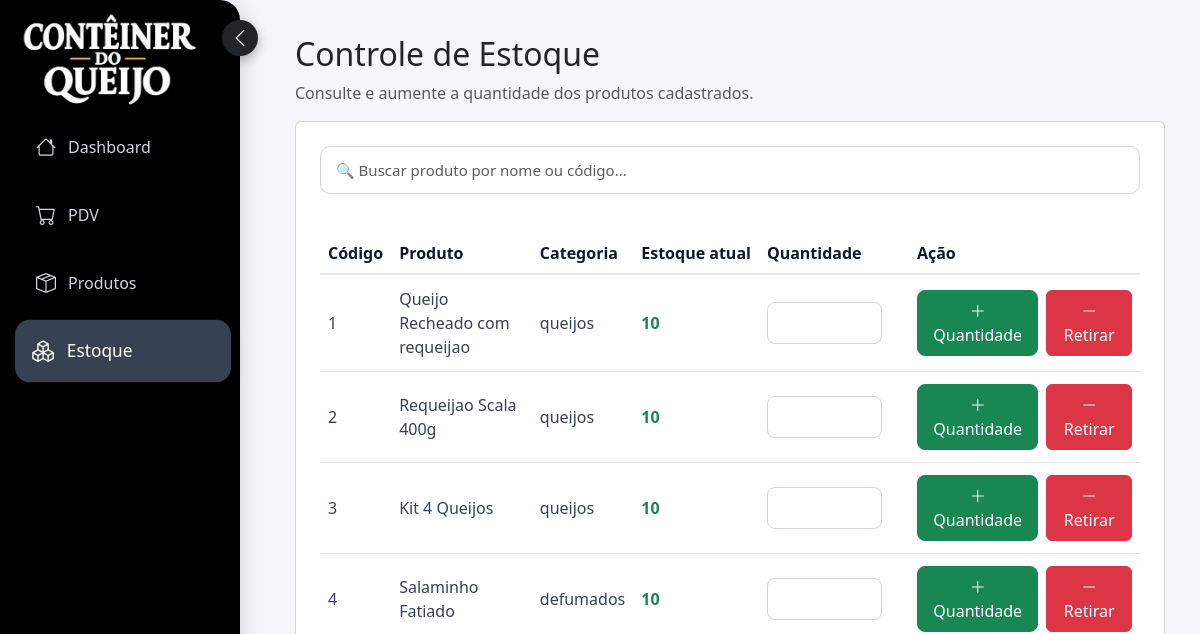
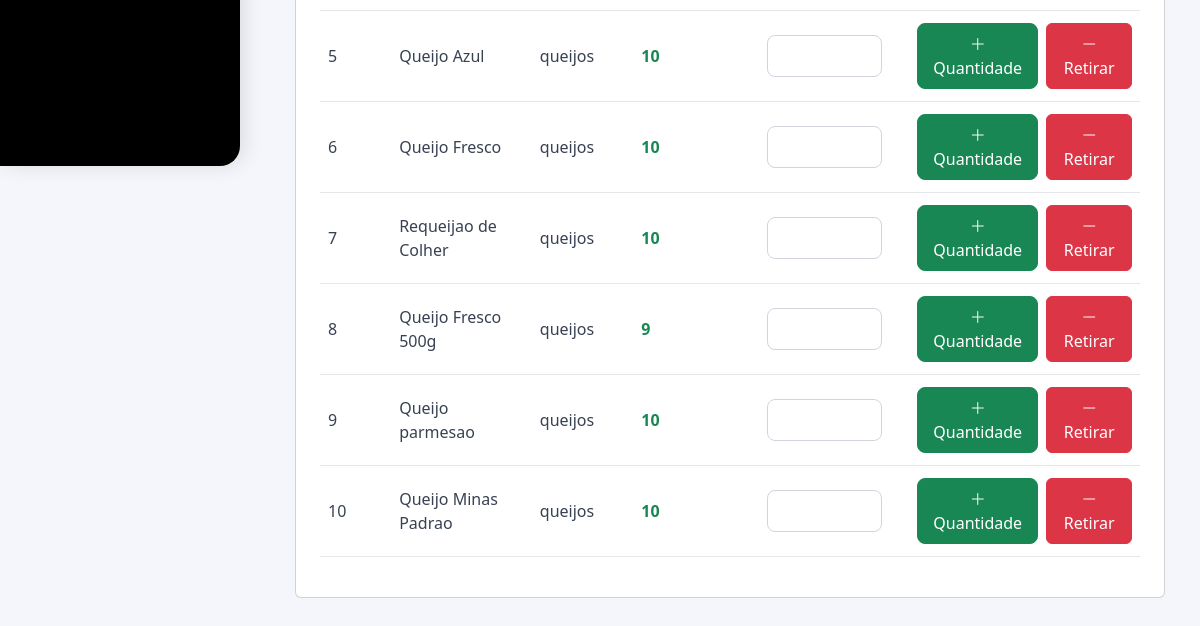
The page /PDV/estoque.php on the database as committed earlier (2 pictures, top to bottom).
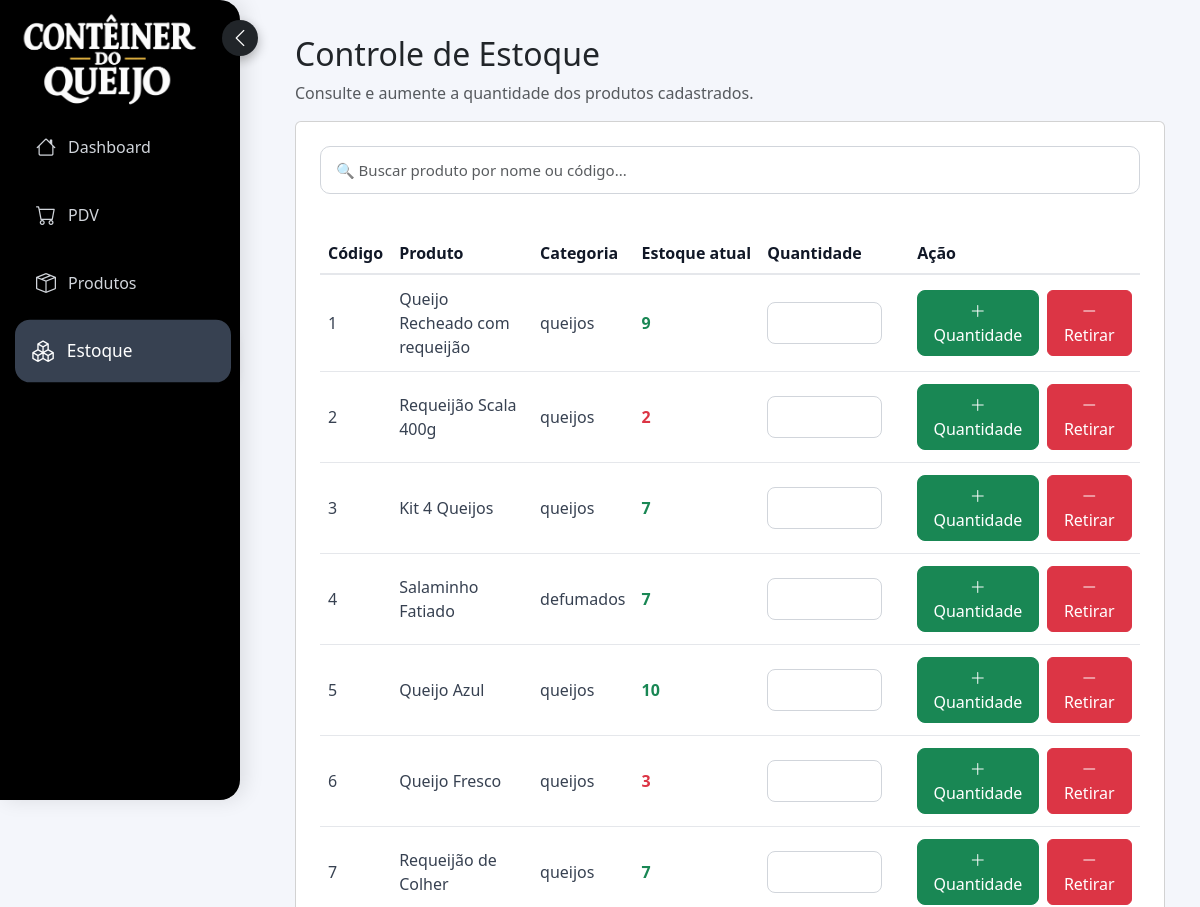
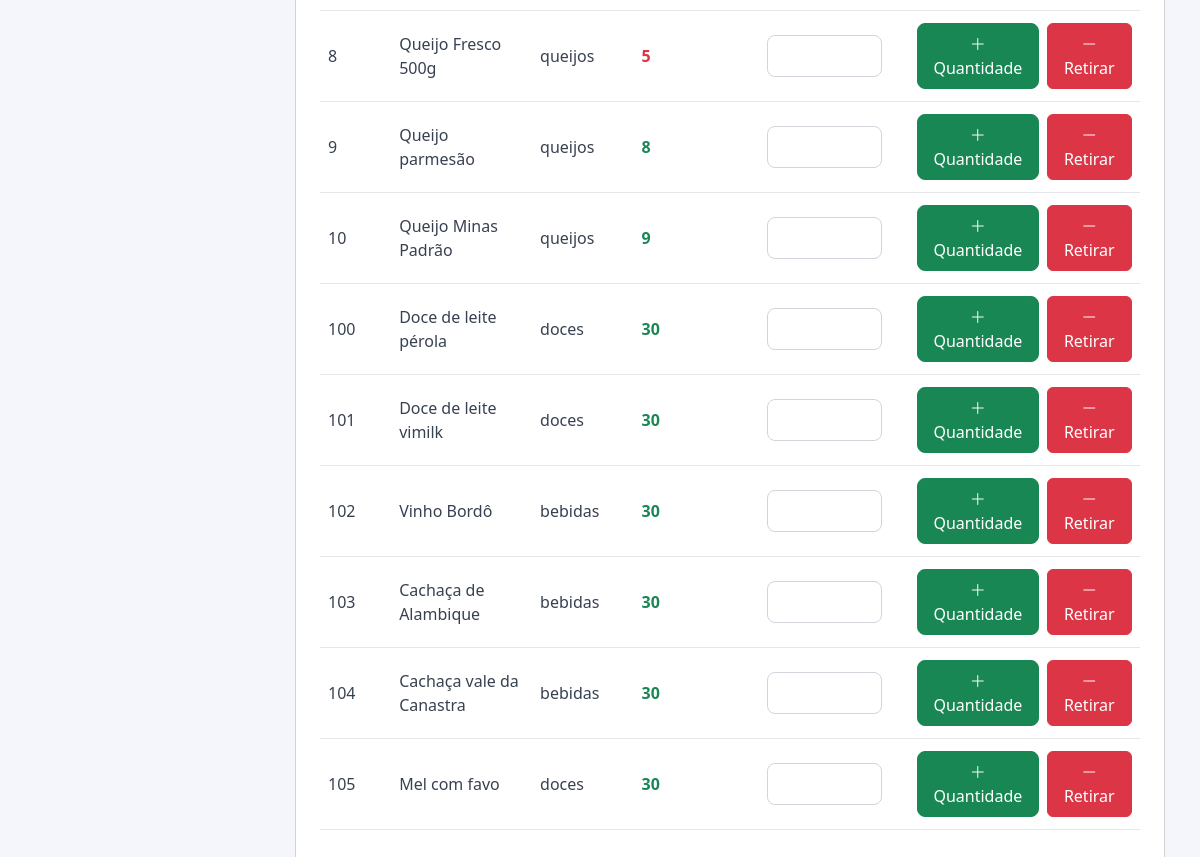
The same page on the database as committed later (2 pictures, top to bottom).
### tables this page shows
CREATE TABLE IF NOT EXISTS `produtos` (
  `idProduto` int NOT NULL AUTO_INCREMENT,
  `nome` varchar(255) DEFAULT NULL,
  `codigoDeBarras` int DEFAULT NULL,
  `valor` float(10,2) DEFAULT NULL,
  `validade` date DEFAULT NULL,
  `estoque` int DEFAULT NULL,
  `Armazenamento` enum('Refrigerado','Normal') NOT NULL,
  `categoria` enum('frios','defumados','doces','bebidas','queijos') NOT NULL,
  `imagem` varchar(255) DEFAULT NULL,
  `idFornecedor` int DEFAULT NULL,
  PRIMARY KEY (`idProduto`),
  UNIQUE KEY `uq_produtos_codigo_barras` (`codigoDeBarras`),
  KEY `idFornecedor` (`idFornecedor`)
);

### PDV/estoque.php (the view, shortened to what this page needs)
<?php
include 'conexao.php';
$sql = "
    SELECT
        idProduto,
        nome,
        codigoDeBarras,
        categoria,
        estoque
    FROM produtos
    ORDER BY codigodebarras ASC
";
$resultado = mysqli_query($conn, $sql);
?>
<!DOCTYPE html>
<html lang="pt-br">
<head>
    <link href="https://cdn.jsdelivr.net/npm/bootstrap@5.3.0/dist/css/bootstrap.min.css" rel="stylesheet">
<link rel="stylesheet"
href="https://cdn.jsdelivr.net/npm/bootstrap-icons@1.11.3/font/bootstrap-icons.min.css">
<link rel="stylesheet" href="css/estilo.css">
</head>
<body>
<div class="sidebar">
    <h2>
        <img id="logo" src="../imagens/logo.jpeg" style="height: 100px; width: 180px; margin-left: 0px; margin-right: 0px; margin-top: -20px;">
        <button
    type="button"
    class="botao-sidebar"
    onclick="alternarSidebar()"
    title="Ocultar menu"
>
    <i class="bi bi-chevron-left"></i>
</button>
    </h2>
    <a href="index.php">
        <i class="bi bi-house"></i>
        Dashboard
    </a>
    <a href="pdv.html">
        <i class="bi bi-cart"></i>
        PDV
    </a>
    <a href="produtos.html">
        <i class="bi bi-box-seam"></i>
        Produtos
    </a>
    <a href="estoque.php" class='ativo'>
        <i class="bi bi-boxes"></i>
        Estoque
    </a>
</div>
<div class="content">
    <h2>Controle de Estoque</h2>
    <p class="text-muted">
        Consulte e aumente a quantidade dos produtos cadastrados.
    </p>
    <div class="card p-4">
        <div class="mb-4">
            <input
                type="text"
                id="busca"
                class="form-control"
                placeholder="🔍 Buscar produto por nome ou código..."
                onkeyup="filtrarProdutos()"
            >
        </div>
        <div class="table-responsive">
            <table class="table table-hover align-middle">
                <thead>
                    <tr>
                        <th>Código</th>
                        <th>Produto</th>
                        <th>Categoria</th>
                        <th>Estoque atual</th>
                        <th>Quantidade</th>
                        <th>Ação</th>
                    </tr>
                </thead>
                <tbody id="tabelaProdutos">
                <?php
                if ($resultado && mysqli_num_rows($resultado) > 0) {
                    while ($produto = mysqli_fetch_assoc($resultado)) {
                        ?>
                        <tr>
                            <td>
                                <?= htmlspecialchars($produto['codigoDeBarras']) ?>
                            </td>
                            <td>
                                <?= htmlspecialchars($produto['nome']) ?>
                            </td>
                            <td>
                                <?= htmlspecialchars($produto['categoria']) ?>
                            </td>
                            <td>
                                <span
                                    class="<?= $produto['estoque'] <= 5
                                        ? 'estoque-baixo'
                                        : 'estoque-normal' ?>"
                                >
                                    <?= $produto['estoque'] ?>
                                </span>
                            </td>
                            <td style="width: 150px;">
                                <input
                                    type="number"
                                    min="1"
                                    class="form-control quantidade-adicionar"
                                    placeholder=""
                                >
                            </td>
                            <td>
    <div class="d-flex gap-2">
        <button
            type="button"
            class="btn btn-success"
            onclick="adicionarEstoque(
                <?= $produto['idProduto'] ?>,
                this
            )"
        >
            <i class="bi bi-plus-lg"></i>
            Quantidade
        </button>
        <button
            type="button"
            class="btn btn-danger"
            onclick="retirarEstoque(
                <?= $produto['idProduto'] ?>,
                this
            )"
        >
            <i class="bi bi-dash-lg"></i>
            Retirar
        </button>
    </div>
</td>
                        </tr>
                        <?php
                    }
                }
                ?>
                </tbody>
            </table>
        </div>
    </div>
</div>
</body>
</html>
</body>
</html>

### PDV/estilo.css (style rules this page uses)
.btn { transition: all 0.2 ease; }
body { overflow-x: hidden; }
.card { transition: 0.3s; }

### PDV/estoque.php (style rules this page uses)
body { margin: 0; background: #f4f6fb; font-family: 'Segoe UI', sans-serif; }
.sidebar { width: 240px; height: 100vh; position: fixed; background: linear-gradient( black ); padding: 30px 20px; border-radius: 0 20px 20px 0; box-shadow: 5px 0 20px rgba(0,0,0,0.1); }
.sidebar { width: 240px; height: 100vh; position: fixed; left: 0; top: 0; background: black; padding: 30px 20px; border-radius: 0 20px 20px 0; box-shadow: 5px 0 20px rgba(0,0,0,0.1); z-index: 1000; transition: transform 0.3s ease; }
.botao-sidebar { position: absolute; top: 20px; right: -18px; width: 36px; height: 36px; border: none; border-radius: 50%; background: #212529; color: white; display: flex; align-items: center; justify-content: center; cursor: pointer; box-shadow: 0 4px 12px rgba(0,0,0,0.3); transition: 0.3s; z-index: 1001; }
.sidebar a { display: flex; align-items: center; gap: 12px; color: #d1d5db; padding: 14px 16px; text-decoration: none; border-radius: 14px; margin-bottom: 10px; transition: 0.3s; font-size: 16px; }
.sidebar a.ativo { background: #374151; color: white; transform: scale(1.08); position: relative; z-index: 10; box-shadow: 0 6px 15px rgba(0, 0, 0, 0.25); margin-left: 3px; margin-right: -3px; }
.sidebar i { font-size: 20px; }
.content { margin-left: 260px; padding: 35px; }
#busca { height: 48px; border-radius: 10px; border: 1px solid #d1d5db; padding: 10px 15px; font-size: 15px; transition: 0.2s; }
table { margin-top: 15px; }
.table { vertical-align: middle; }
.table thead th { color: #111827; font-weight: 600; border-bottom: 2px solid #e5e7eb; white-space: nowrap; }
.table tbody td { color: #374151; border-bottom: 1px solid #e5e7eb; padding-top: 12px; padding-bottom: 12px; }
.estoque-normal { color: #198754; font-weight: bold; }
.estoque-baixo { color: #dc3545; font-weight: bold; }
.quantidade-adicionar { width: 115px; border-radius: 8px; border: 1px solid #d1d5db; padding: 8px 10px; }
.btn-success { border-radius: 8px; padding: 8px 14px; font-weight: 500; transition: 0.2s; }

Rows that differ between the two databases and show on the page:
changed produtos: nome "Queijo Recheado com requeijao" → "Queijo Recheado com requeijão"; estoque "10" → "9"
changed produtos: nome "Requeijao Scala 400g" → "Requeijão Scala 400g"; estoque "10" → "2"
changed produtos "Kit 4 Queijos": estoque "10" → "7"
changed produtos "Salaminho Fatiado": estoque "10" → "7"
changed produtos "Queijo Fresco": estoque "10" → "3"
changed produtos: nome "Requeijao de Colher" → "Requeijão de Colher"; estoque "10" → "7"
changed produtos "Queijo Fresco 500g": estoque "9" → "5"
changed produtos: nome "Queijo parmesao" → "Queijo parmesão"; estoque "10" → "8"
changed produtos: nome "Queijo Minas Padrao" → "Queijo Minas Padrão"; estoque "10" → "9"
added produtos: codigoDeBarras "100", nome "Doce de leite pérola", categoria "doces", estoque "30"
added produtos: codigoDeBarras "101", nome "Doce de leite vimilk", categoria "doces", estoque "30"
added produtos: codigoDeBarras "102", nome "Vinho Bordô", categoria "bebidas", estoque "30"
added produtos: codigoDeBarras "103", nome "Cachaça de Alambique", categoria "bebidas", estoque "30"
added produtos: codigoDeBarras "104", nome "Cachaça vale da Canastra", categoria "bebidas", estoque "30"
added produtos: codigoDeBarras "105", nome "Mel com favo", categoria "doces", estoque "30"
